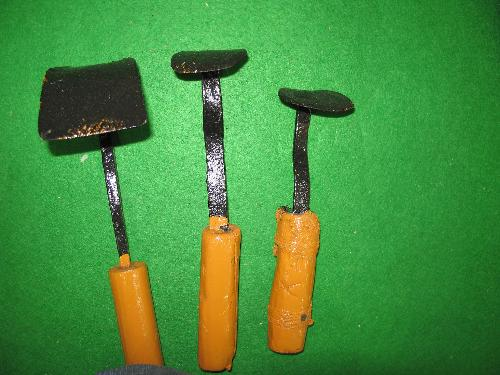
#> input picture image/200704134.jpg, 500 x 375 px
$ python -i build_rotation.py   (imports and definitions only)
#> lines starting #> are read from the running program, lines starting #| are printed output that depends on the picture
# 「사진으로 보는 생활어」 카드 사진 로테이션용 경량 이미지 생성
# - 원본: 국어원 사진(work/kordic-refs, manifest.json) — 주제당 최대 4장, 서로 다른 어휘 우선, 설명용 도해 사진은 뒤로
# - 출력: assets/rotation/<사진ID>.webp (500×700 커버 크롭, WebP q78) + assets/rotation/rotation.js (주제명 → [{src, label}])
import json, os, sys
from PIL import Image
REFS = "/Users/aaa/Documents/vibe-site-review/work/kordic-refs/manifest.json"
ROOT = os.path.dirname(os.path.dirname(os.path.abspath(__file__)))
OUT = os.path.join(ROOT, "assets", "rotation")
W, H, Q = 500, 700, 78
DIAGRAM_LAST = {4: [0], 5: [0], 24: [0], 27: [0]}   # 글씨·화살표가 들어간 설명용 사진(첫 장) → 뒤로
# [2 lines not run here, left out]
def pick(t):
    ok = [(i, s) for i, s in enumerate(t["samples"]) if os.path.exists(s["file"])]
    last = DIAGRAM_LAST.get(t["no"], [])
    ok = [x for x in ok if x[0] not in last] + [x for x in ok if x[0] in last]
    seen, S = set(), []
    for i, s in ok:
        if s["title"] not in seen: S.append(s); seen.add(s["title"])
    for i, s in ok:
        if len(S) >= 4: break
        if s not in S: S.append(s)
    return S[:4]
def is_diagram(src):
    """국어원 설명용 사진의 노란 라벨·화살표(#f5c518 계열) 비율로 판별"""
    im = Image.open(src).convert("RGB"); im.thumbnail((200, 200)); px = list(im.getdata())
    y = sum(1 for r, g, b in px if r > 200 and g > 160 and b < 70 and r - b > 150)
    return y / len(px) > 0.004
def webp(src, dst):
#> called with src = '../image/200704134.jpg', dst = 'out.png'
    im = Image.open(src).convert("RGB"); w, h = im.size; r = W / H
#> in webp, im is the input picture: PIL image 500x375 RGB; mean R, G, B 69.6, 143.1, 62.2
#> after `w, h = im.size`: w = 500; h = 375
    if w / h > r: nw = int(h * r); im = im.crop(((w - nw) // 2, 0, (w - nw) // 2 + nw, h))
#> after `nw = int(h * r)`: nw = 267
#> after `im = im.crop(((w - nw) // 2, 0, (w - nw) // 2 + nw, h))`:
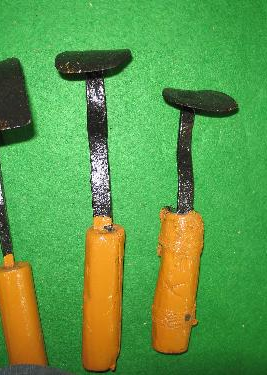
#> im: PIL image 267x375 RGB; mean R, G, B 91.4, 155.3, 71.8
    else: nh = int(w / r); im = im.crop((0, (h - nh) // 2, w, (h - nh) // 2 + nh))
    im.resize((W, H), Image.LANCZOS).save(dst, "WEBP", quality=Q, method=6)
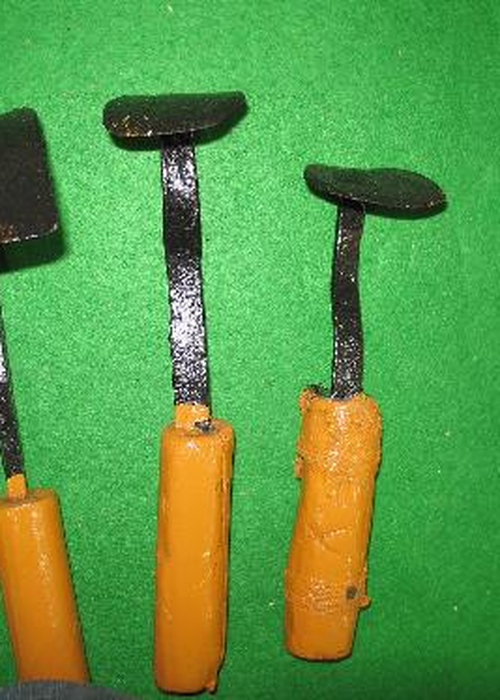
#> saved as out.png: PIL image 500x700 RGB; mean R, G, B 91.4, 155.3, 71.8
data, total = {}, 0
POOL = "/Users/aaa/Documents/vibe-site-review/work/kordic-refs/pool/manifest.json"   # 주제 전체 목록에서 서로 다른 장면만 고른 결과(있으면 우선)
# [11 lines not run here, left out]
# 첫 줄 실사 영상 4편과 같은 사진·순서(영상 속 라벨 기준으로 국어원 사이트에서 원본 확보, kordic-refs/first4)
F4 = "/Users/aaa/Documents/vibe-site-review/work/kordic-refs/first4/manifest.json"
# [8 lines not run here, left out]
js = "/* 자동 생성: tools/build_rotation.py — 주제명 → 로테이션 사진(경량 WebP)과 어휘 라벨 */\nwindow.CATEGORY_ROTATIONS = " + json.dumps(data, ensure_ascii=False, indent=1) + ";\n"
# [2 lines not run here, left out]

>>> result = webp('../image/200704134.jpg', 'out.png')

$ run again, on image/200704528.jpg
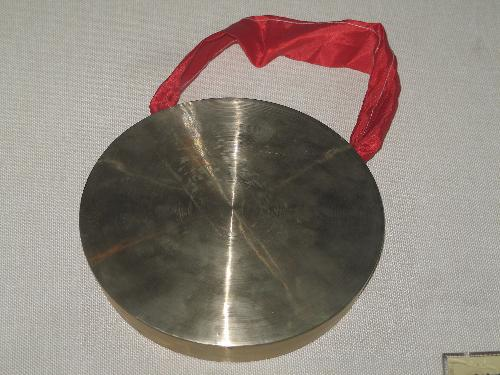
#> input picture image/200704528.jpg, 500 x 375 px
#> in webp, im is the input picture: PIL image 500x375 RGB; mean R, G, B 142.1, 132, 123.7
#> in webp, `im = im.crop(((w - nw) // 2, 0, (w - nw) // 2 + nw, h))`:
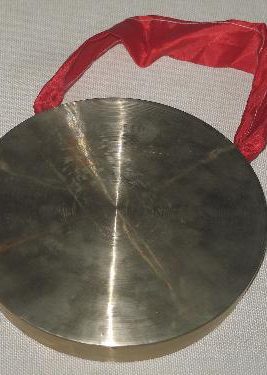
#> im: PIL image 267x375 RGB; mean R, G, B 120.6, 104.8, 95.4

$ run again, on image/200804022.jpg
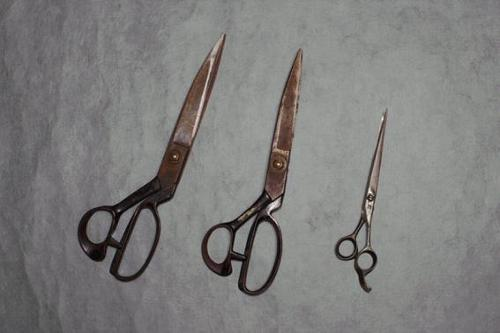
#> input picture image/200804022.jpg, 500 x 333 px
#> in webp, im is the input picture: PIL image 500x333 RGB; mean R, G, B 125.8, 125.1, 124
#> in webp, `im = im.crop(((w - nw) // 2, 0, (w - nw) // 2 + nw, h))`:
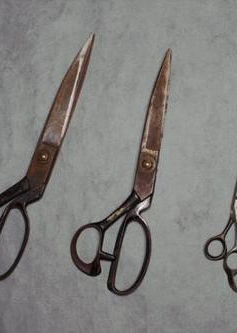
#> im: PIL image 237x333 RGB; mean R, G, B 129.8, 128.7, 126.5
#> in webp, `im.resize((W, H), Image.LANCZOS).save(dst, "WEBP", quality=Q, method=6)`:
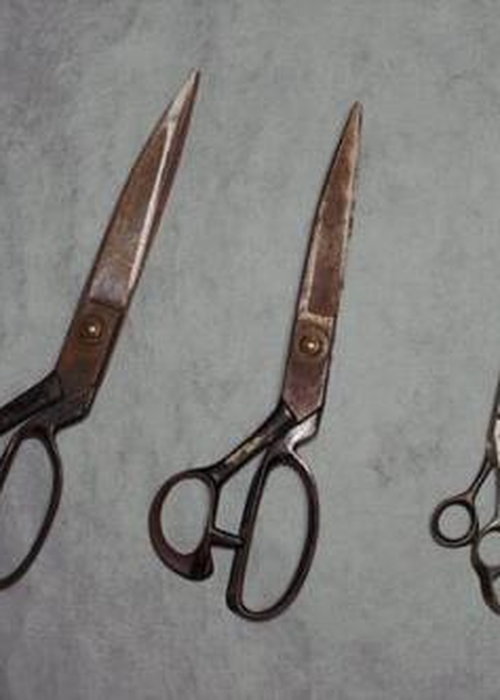
#> saved as out.png: PIL image 500x700 RGB; mean R, G, B 129.8, 128.7, 126.5

$ run again, on image/200811603.jpg
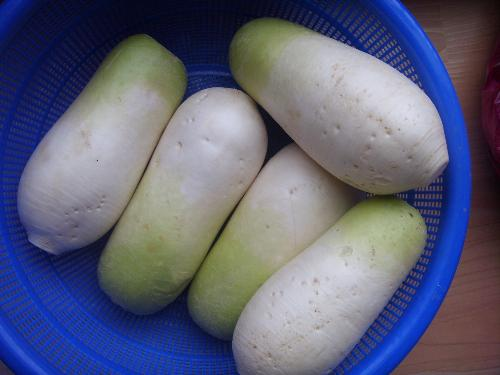
#> input picture image/200811603.jpg, 500 x 375 px
#> in webp, im is the input picture: PIL image 500x375 RGB; mean R, G, B 93.7, 96.7, 119.8
#> in webp, `im = im.crop(((w - nw) // 2, 0, (w - nw) // 2 + nw, h))`:
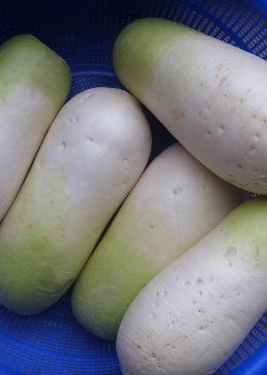
#> im: PIL image 267x375 RGB; mean R, G, B 117.1, 119.1, 123.9
